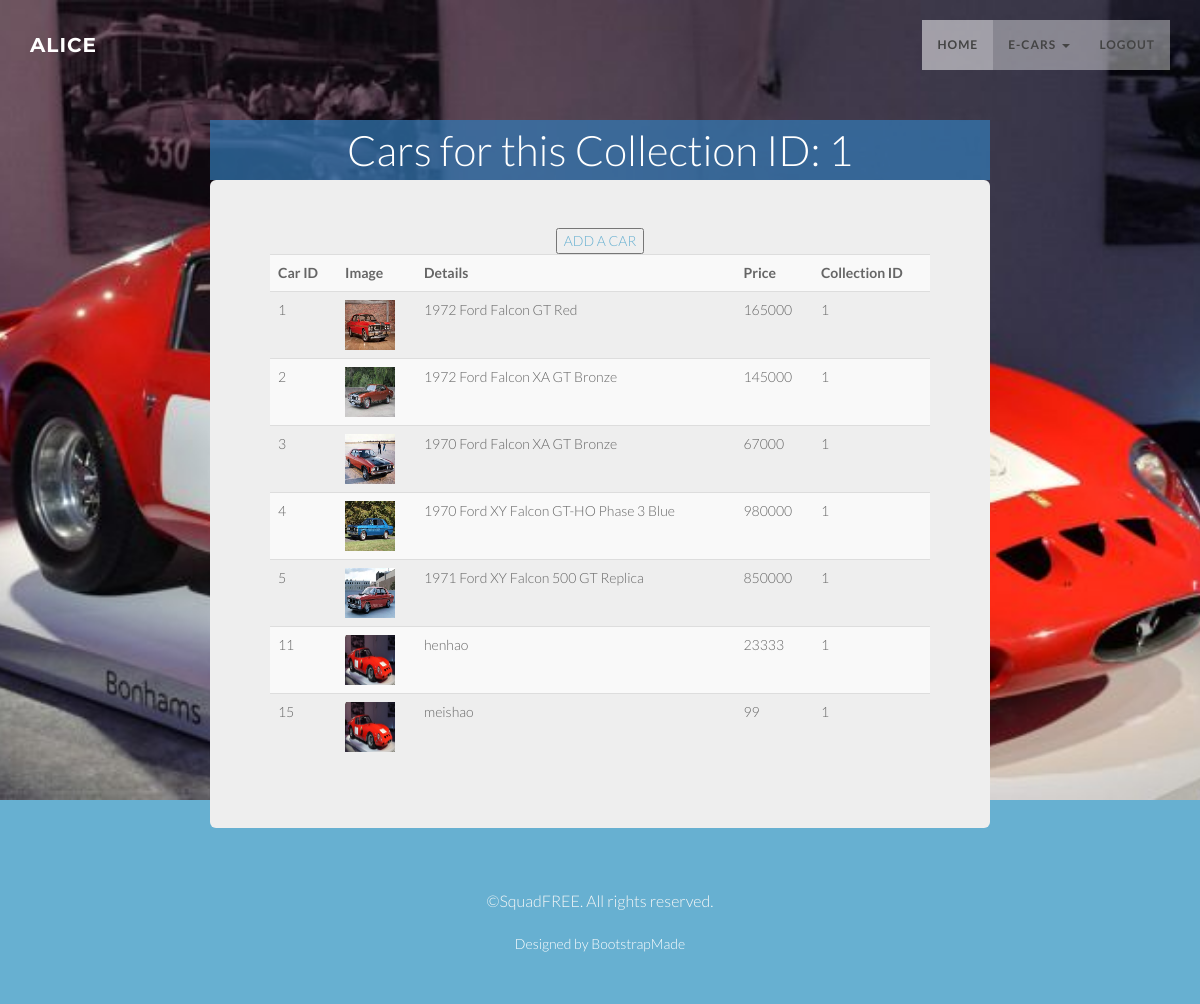
Page /management/index.php?action=viewcars1 (signed in) on the committed database.
### tables this page shows
CREATE TABLE `cars` (
  `car_id` int(11) NOT NULL,
  `image_filename` varchar(50) NOT NULL,
  `details` varchar(100) NOT NULL,
  `price_paid` decimal(10,0) NOT NULL,
  `collection_id` int(11) NOT NULL
);

### app/view/Page.php (called while the page is built, shortened)
<?php
class Page {
    static function getView($page,$data = [])
    {
        $content = "$page.php";
        include_once $content;
        include_once Page::FOOTER_FILE;
    }
}

### app/controller/ContactsController.php (called while the page is built, shortened)
<?php
include_once "model/ContactModel.php";
include_once "view/Page.php";
class ContactsController extends Controller{
    var $contacts = null;
    function __construct()
    {
        $this->contacts = new ContactModel();
    }
        function viewCars($number)
        {
            $data = [];
            $records = $this->contacts->readCars($number);
            $data['records'] = $records;
            $data['id']=$number;
            Page::getView("viewCars",$data);
        }
}

### app/factory/PDOFactory.php (called while the page is built, shortened)
<?php
class PDOFactory {
    static function getConnection()
    {
        $f = fopen(PDOFactory::DB_CONFIG_FILE_PATH,"r");
        $content = fread($f,filesize(PDOFactory::DB_CONFIG_FILE_PATH));
        $json_data = json_decode($content);
        $dsn = $json_data->DSN;
        $username = $json_data->USERNAME;
        $password = $json_data->PASSWORD;
        $conn = new PDO($dsn,$username,$password);
        return $conn;
    }
}

### app/model/DataModel.php (called while the page is built, shortened)
<?php
include_once 'factory/PDOFactory.php';
abstract class DataModel implements Crudable {
    function __construct($table)
    {
        $this->conn = PDOFactory::getConnection();
    }
}

### app/model/ContactModel.php (called while the page is built, shortened)
<?php
include_once("DataModel.php");
class ContactModel extends DataModel {
    public function readCars($number){
        $sql = "select * from cars where collection_id = $number";
        $statement = $this->conn->query($sql);
        $records = $statement->fetchAll();
        return $records;
    }
}

### app/view/viewCars.php (the view, shortened to what this page needs)
<div class="container">
    <div class="row">
        <div class="col-md-2 text-center"></div>
        <div class="col-md-8 box text-center">Cars for this Collection ID: <?=$id?></div>
        <div class="col-md-2 text-center"></div>
    </div>
        <div class="row">
        <div class="col-md-2 text-center"></div>
        <div class="col-md-8 jumbotron text-center">
            <table class="table table-striped table-hover" >
                <tr>
                    <th>Car ID</th>
                    <th>Image</th>
                    <th>Details</th>
                    <th>Price</th>
                    <th>Collection ID</th>
                </tr>
               <?php foreach($records as $record):?>
                    <tr>
                        <td align="left"><?=$record[0] ?></td>
                        <td align="left">
                        <img src="../photos/<?=$record[1] ?>" width="50" height="50"/>
                        </td>
                        <td align="left"><?=$record[2] ?></td>
                        <td align="left"><?=$record[3] ?></td>
                        <td align="left"><?=$record[4] ?></td>
                    </tr>
                <?php endforeach; ?>
       <tr align="middle">
                        <a href="?action=addCars<?=$id?>" >
                            <button>ADD A CAR</button></a>
       </tr>
             </table>
        </div>
        <div class="col-md-1 text-center"></div>
    </div>
</div>

### management/index.php (shortened to what this page needs)
<?php
include_once "controller/ContactsController.php";
$contactsController = new ContactsController();
$loginController = new LoginController();
$path = "../";
if (isset($_SESSION['user_id']) && isset($_SESSION['username']))
{
    $username = $_SESSION['username'];
    include_once "view/header.php";
    if(isset($_GET['action']))
    {
       $action = $_GET['action'];
    if($action == 'login')
    {
         $loginController->login();
    }
    else if($action == 'viewcontacts')
    {
        $contactsController->viewContacts();
    }
    else if($action == 'addcontacts')
    {
            $contactsController->addContacts();
    }
    else if($action == 'searchcontacts')
    {
            $contactsController->searchContacts();
    }
    else if(strpos($action,'deletedata') !== false)
    {
        $number = substr($action,10);
        $contactsController->deleteContacts($number);
    }
    else if(strpos($action,'editdata') !== false)
    {
        $number = substr($action,8);
        $contactsController->editContacts($number);
    }
    else if(strpos($action,'viewcars') !== false)
    {
        $number = substr($action,8);
        $contactsController->viewCars($number);
    }
    }else{
        $contactsController->index();
    }
    include_once "view/footer.php";
}else{
}

### app/view/header.php (shortened to what this page needs)
<!DOCTYPE html>
<html lang="en">
<head>
  <link href="<?= $path ?? ''; ?>assets/css/bootstrap.min.css" rel="stylesheet" type="text/css">
  <link href="<?= $path ?? ''; ?>assets/font-awesome/css/font-awesome.min.css" rel="stylesheet" type="text/css">
  <link href="<?= $path ?? ''; ?>assets/css/animate.css" rel="stylesheet" />
  <link href="<?= $path ?? ''; ?>assets/css/style.css" rel="stylesheet">
  <link href="<?= $path ?? ''; ?>assets/color/default.css" rel="stylesheet">
</head>
<body id="page-top" data-spy="scroll" data-target=".navbar-custom">
  <nav class="navbar navbar-custom navbar-fixed-top" role="navigation">
    <div class="container">
      <div class="navbar-header page-scroll">
        <a class="navbar-brand" href="index.html">
          <h1><?= $username ?? 'E-CONTACTS DATABASE'; ?></h1>
        </a>
      </div>
      <div class="collapse navbar-collapse navbar-right navbar-main-collapse">
        <ul class="nav navbar-nav">
          <li class="active"><a href="index.php">Home</a></li>
          <?php if (isset($path)) { ?>
          <li class="dropdown">
            <a href="#" class="dropdown-toggle" data-toggle="dropdown">E-CARS <b class="caret"></b></a>
          </li>
          <li><a href="?action=logout">Logout</a></li>
          <?php } else { ?>
          <li><a href="?action=login">Login</a></li>
          <?php } ?>
        </ul>
      </div>
    </div>
  </nav>
  <section id="intro" class="intro">

### app/view/footer.php (shortened to what this page needs)
 </section>
<footer>
    <div class="container">
      <div class="row">
        <div class="col-md-12 col-lg-12">
          <div class="wow shake" data-wow-delay="0.4s">
          <p>&copy;SquadFREE. All rights reserved.</p>
          <div class="credits">
              Designed by <a href="https://bootstrapmade.com/">BootstrapMade</a>
          </div>
        </div>
      </div>
    </div>
  </footer>
</body>
</html>

### assets/css/style.css (style rules this page uses)
body { width: 100%; height: 100%; font-family: 'Lato',sans-serif; font-weight: 300; color: #666; background-color: #fff; }
html { width: 100%; height: 100%; }
h1, h2, h3, h4, h5, h6 { margin: 0 0 30px; text-transform: uppercase; font-family: Montserrat,sans-serif; font-weight: 700; letter-spacing: 1px; }
p { margin: 0 0 20px; font-size: 16px; line-height: 1.6em; }
a { color: #28c3ab; -webkit-transition: all .2s ease-in-out; -moz-transition: all .2s ease-in-out; transition: all .2s ease-in-out; }
.navbar { margin-bottom: 0; border-bottom: 1px solid rgba(255,255,255,.3); }
.navbar-brand { font-weight: 700; }
.navbar-brand { height: 40px; padding: 5px 15px; font-size: 18px; line-height: 1em; }
.navbar-brand h1 { color: #fff; font-size: 20px; line-height: 40px; }
.nav.navbar-nav { background-color: rgba(255,255,255,.4); }
.navbar-custom ul.nav li a { font-size: 12px; letter-spacing: 1px; color: #444; text-transform: uppercase; font-weight: 700; }
.navbar-custom .nav li a { -webkit-transition: background .3s ease-in-out; -moz-transition: background .3s ease-in-out; transition: background .3s ease-in-out; }
.navbar-custom .nav li a:hover, .navbar-custom .nav li a:focus, .navbar-custom .nav li.active { outline: 0; background-color: rgba(255,255,255,.2); }
.intro { width:100%; position:relative; background: url(../img/bg1.jpg) no-repeat top center; background-size: cover; height: auto; }
#intro.intro { padding:10% 0 0 0; }
footer { text-align: center; padding: 50px 0 ; }
footer p { color: #f8f8f8; }
.credits, .credits a { color: #fff; }
@media (min-width:767px) { .navbar { padding: 20px 0; border-bottom: 0; letter-spacing: 1px; background: 0 0; -webkit-transition: background .5s ease-in-out,padding .5s ease-in-out; -moz-transition: background .5s ease-in-out,padding .5s ease-in-out; transition: background .5s ease-in-out,padding .5s ease-in-out; } }
@media (min-width:767px) { .intro { height: 100%; padding: 0; } }
.box { background-color: rgba(51,122,183,0.7); color:white; font-size: 3.0em; }

### assets/color/default.css (style rules this page uses)
a,.tp-caption a.btn:hover { color: #67b0d1; }
footer { background-color: #67b0d1; }

### rows in the picture
cars: car_id "1", image_filename (picture), details "1972 Ford Falcon GT Red", price_paid "165000", collection "1"
cars: car_id "2", image_filename (picture), details "1972 Ford Falcon XA GT Bronze", price_paid "145000", collection "1"
cars: car_id "3", image_filename (picture), details "1970 Ford Falcon XA GT Bronze", price_paid "67000", collection "1"
cars: car_id "4", image_filename (picture), details "1970 Ford XY Falcon GT-HO Phase 3 Blue", price_paid "980000", collection "1"
cars: car_id "5", image_filename (picture), details "1971 Ford XY Falcon 500 GT Replica", price_paid "850000", collection "1"
cars: car_id "11", image_filename (picture), details "henhao", price_paid "23333", collection "1"
cars: car_id "15", image_filename (picture), details "meishao", price_paid "99", collection "1"

### other values in the picture
$username "ALICE"
$id "1"
